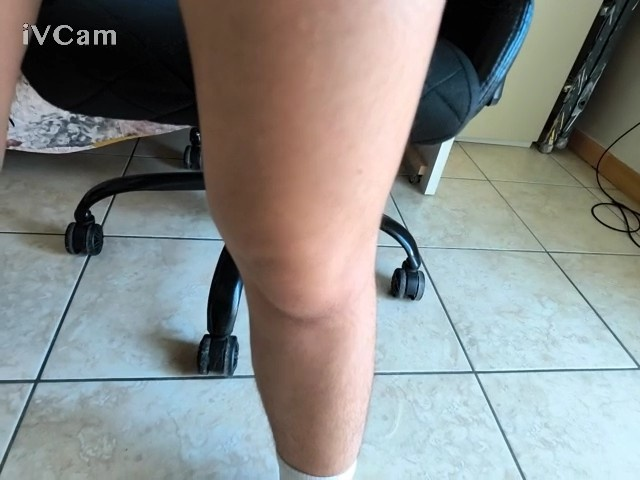
#> input picture uploads/default_reference.jpg, 640 x 480 px
$ python -i background_removal.py   (imports and definitions only)
#> lines starting #> are read from the running program, lines starting #| are printed output that depends on the picture; after the words box and inside, x2 and y2 are one past the last pixel; in counts of white or black regions, pixels touching at a corner belong together
import io
import logging
import os
import numpy as np
import cv2
import requests
from PIL import Image
from dotenv import load_dotenv

# [3 lines not run here, left out]
logger = logging.getLogger(__name__)

REMOVE_BG_API_URL = "https://api.remove.bg/v1.0/removebg"


def _call_remove_bg_api(pil_img_rgb, api_key):
    """Chiama l'API commerciale remove.bg."""
    try:
        img_io = io.BytesIO()
        pil_img_rgb.save(img_io, format="PNG")
        img_io.seek(0)

        files = {'image_file': ('image.png', img_io, 'image/png')}
        data = {'size': 'auto'}
        headers = {'X-Api-Key': api_key}

        logger.info("Chiamata API remove.bg in corso...")
        response = requests.post(
            REMOVE_BG_API_URL,
            files=files,
            data=data,
            headers=headers,
            timeout=30
        )

        if response.status_code == requests.codes.ok:
            result_img_io = io.BytesIO(response.content)
            return Image.open(result_img_io).convert("RGBA")
        else:
            logger.error(f"Errore API {response.status_code}: {response.text}")
            return None

    except requests.exceptions.RequestException as e:
        logger.warning(f"Eccezione connessione API: {e}")
        return None
    except Exception:
        logger.exception("Errore generico chiamata API")
        return None


def _ensure_rgb(pil_img):
    """Converte immagine PIL in RGB."""
    if pil_img.mode in ("RGBA", "LA") or pil_img.mode != "RGB":
        return pil_img.convert("RGB")
    return pil_img


def _resize_for_speed(pil_img, max_dim=1024):
    """Ridimensiona mantenendo aspect ratio."""
    w, h = pil_img.size
    max_current = max(w, h)
    if max_current <= max_dim:
        return pil_img, 1.0
    scale = max_dim / float(max_current)
    new_size = (int(w * scale), int(h * scale))
    return pil_img.resize(new_size, Image.LANCZOS), scale


def grabcut_fallback_bgra(input_bgr, iter_count=5):
    """Fallback locale con GrabCut."""
    h, w = input_bgr.shape[:2]
    mask = np.zeros((h, w), np.uint8)
    rect = (1, 1, w - 2, h - 2)

    bgdModel = np.zeros((1, 65), np.float64)
    fgdModel = np.zeros((1, 65), np.float64)
    try:
        cv2.grabCut(input_bgr, mask, rect, bgdModel, fgdModel, iter_count, cv2.GC_INIT_WITH_RECT)
        mask2 = np.where((mask == 2) | (mask == 0), 0, 1).astype('uint8')
        bgr = input_bgr.copy() * mask2[:, :, None]
        alpha = (mask2 * 255).astype('uint8')
        bgra = cv2.cvtColor(bgr, cv2.COLOR_BGR2BGRA)
        bgra[:, :, 3] = alpha
        return bgra
    except Exception:
        logger.exception("GrabCut fallback failed")
        return None


def remove_background_from_pil(pil_image, api_key=None, resize_max=1024, grabcut_if_failed=True):
    """
    Input: Immagine PIL
    Output: (Immagine PIL RGBA, metodo_usato)
    """
    try:
        if api_key is None:
            api_key = os.getenv("REMOVE_BG_API_KEY")

        pil_image_rgb = _ensure_rgb(pil_image)
        pil_small, scale = _resize_for_speed(pil_image_rgb, max_dim=resize_max)

        out_small = None
        method_used = None

        # 1. Tentativo API
        if api_key:
            try:
                out_small = _call_remove_bg_api(pil_small, api_key)
                if out_small:
                    method_used = "api-remove-bg-commercial"
            except Exception:
                logger.exception("Errore chiamata API")
                out_small = None
        else:
            logger.info("Nessuna API Key trovata, salto al fallback.")

        # Validazione risultato
        if out_small is not None:
            if out_small.mode != "RGBA":
                out_small = out_small.convert("RGBA")
            alpha_check = np.array(out_small.split()[-1])
            if np.count_nonzero(alpha_check > 10) < 10:
                out_small = None
                method_used = None

        # 2. Tentativo Fallback
        if grabcut_if_failed and out_small is None:
            logger.warning("Avvio GrabCut locale.")
            img_bgr = cv2.cvtColor(np.array(pil_small), cv2.COLOR_RGB2BGR)
            bgra_small = grabcut_fallback_bgra(img_bgr)

            if bgra_small is not None:
                out_small = Image.fromarray(cv2.cvtColor(bgra_small, cv2.COLOR_BGRA2RGBA))
                method_used = "grabcut-fallback"

        if out_small is None:
            return None, None

        # Post-processing (Morphological Cleaning)
        alpha = np.array(out_small.split()[-1])
        _, alpha_binary = cv2.threshold(alpha, 127, 255, cv2.THRESH_BINARY)

        kernel_close = np.ones((7, 7), np.uint8)
        alpha_closed = cv2.morphologyEx(alpha_binary, cv2.MORPH_CLOSE, kernel_close, iterations=2)

        kernel_open = np.ones((3, 3), np.uint8)
        alpha_cleaned = cv2.morphologyEx(alpha_closed, cv2.MORPH_OPEN, kernel_open, iterations=1)

        out_small.putalpha(Image.fromarray(alpha_cleaned))

        # Ripristino dimensioni
        if scale != 1.0 and out_small is not None:
            orig_w, orig_h = pil_image.size
            out_full = out_small.resize((orig_w, orig_h), Image.LANCZOS)
        else:
            out_full = out_small

        return out_full.convert("RGBA"), method_used

    except Exception:
        logger.exception("Errore critico in remove_background_from_pil")
        return None, None

>>> from PIL import Image
>>> picture = Image.open('../uploads/default_reference.jpg')
#> picture is the input picture: PIL image 640x480 RGB; mean R, G, B 136.4, 139.5, 137.5
>>> result = remove_background_from_pil(picture)
#> in remove_background_from_pil, `pil_small, scale = _resize_for_speed(pil_image_rgb, max_dim=resize_max)`: scale = 1
#> in grabcut_fallback_bgra, `bgr = input_bgr.copy() * mask2[:, :, None]`:
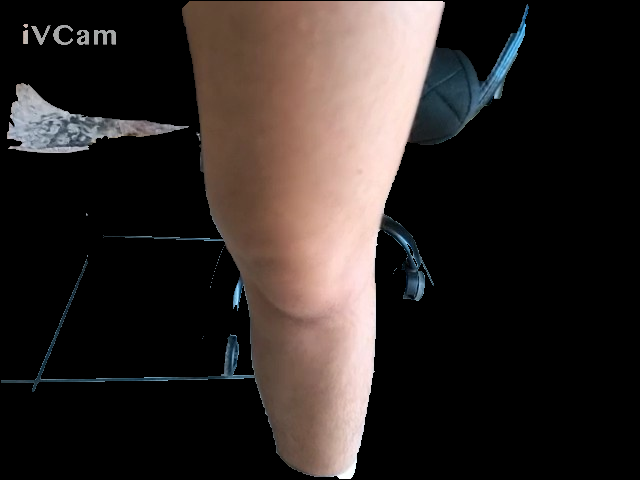
#> bgr: shape (480, 640, 3); mean B, G, R 37.3, 39.9, 47.2
#> in remove_background_from_pil, `out_small = Image.fromarray(cv2.cvtColor(bgra_small, cv2.COLOR_BGRA2RG..`:
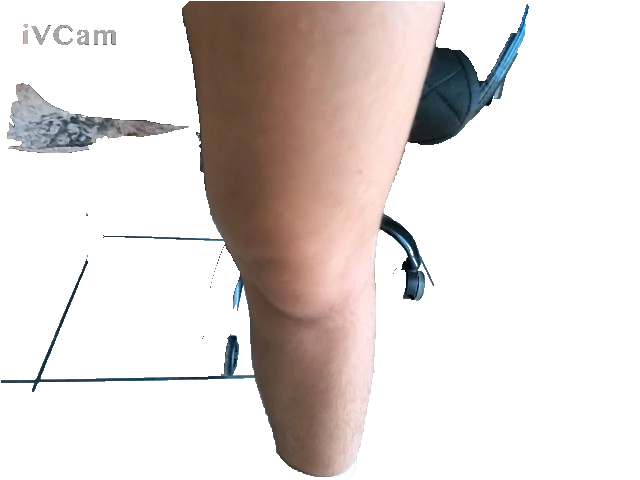
#> out_small: PIL image 640x480 RGBA; mean R, G, B, A 47.2, 39.9, 37.3, 78.2; transparent parts drawn white
#> in remove_background_from_pil, `alpha = np.array(out_small.split()[-1])`:
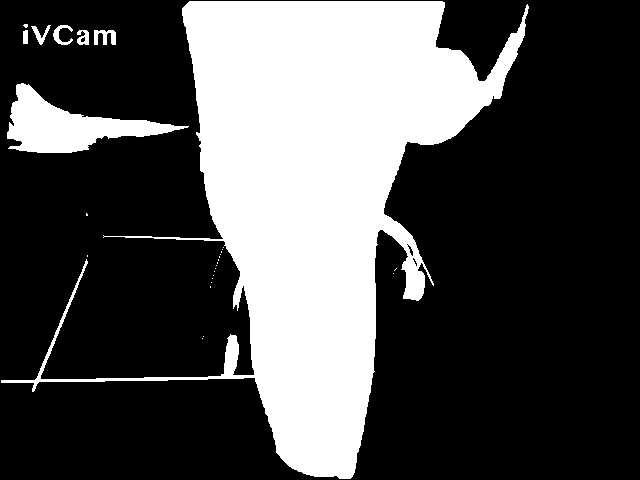
#> alpha: shape (480, 640); 30.7% white; 28 white regions (21 under 20 px), largest, box (x1, y1, x2, y2) and area: (1, 1, 529, 479) 88187, (7, 83, 189, 153) 5298, (94, 30, 116, 45) 215
#> in remove_background_from_pil, `alpha_closed = cv2.morphologyEx(alpha_binary, cv2.MORPH_CLOSE, kernel_..`:
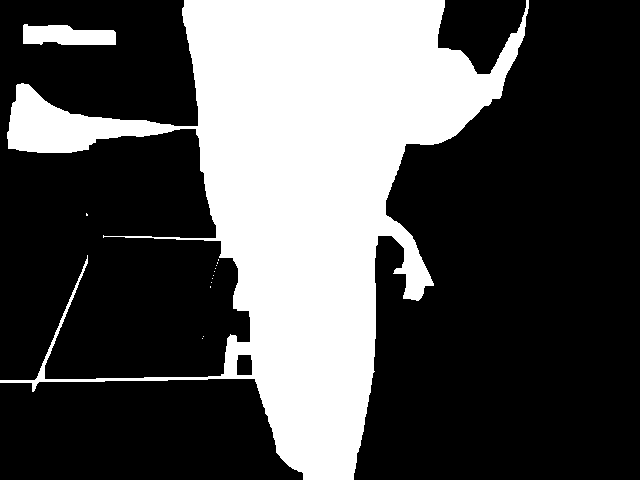
#> alpha_closed: shape (480, 640); 31.5% white; 14 white regions (12 under 20 px), largest, box (x1, y1, x2, y2) and area: (0, 0, 529, 480) 95133, (23, 24, 116, 45) 1550
#> in remove_background_from_pil, `alpha_cleaned = cv2.morphologyEx(alpha_closed, cv2.MORPH_OPEN, kernel_..`:
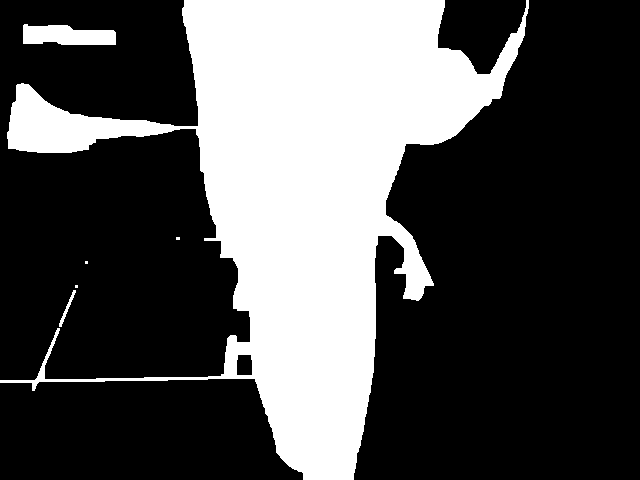
#> alpha_cleaned: shape (480, 640); 31.4% white; 6 white regions (3 under 20 px), largest, box (x1, y1, x2, y2) and area: (0, 0, 529, 480) 94725, (23, 24, 116, 45) 1548, (59, 290, 76, 327) 123
